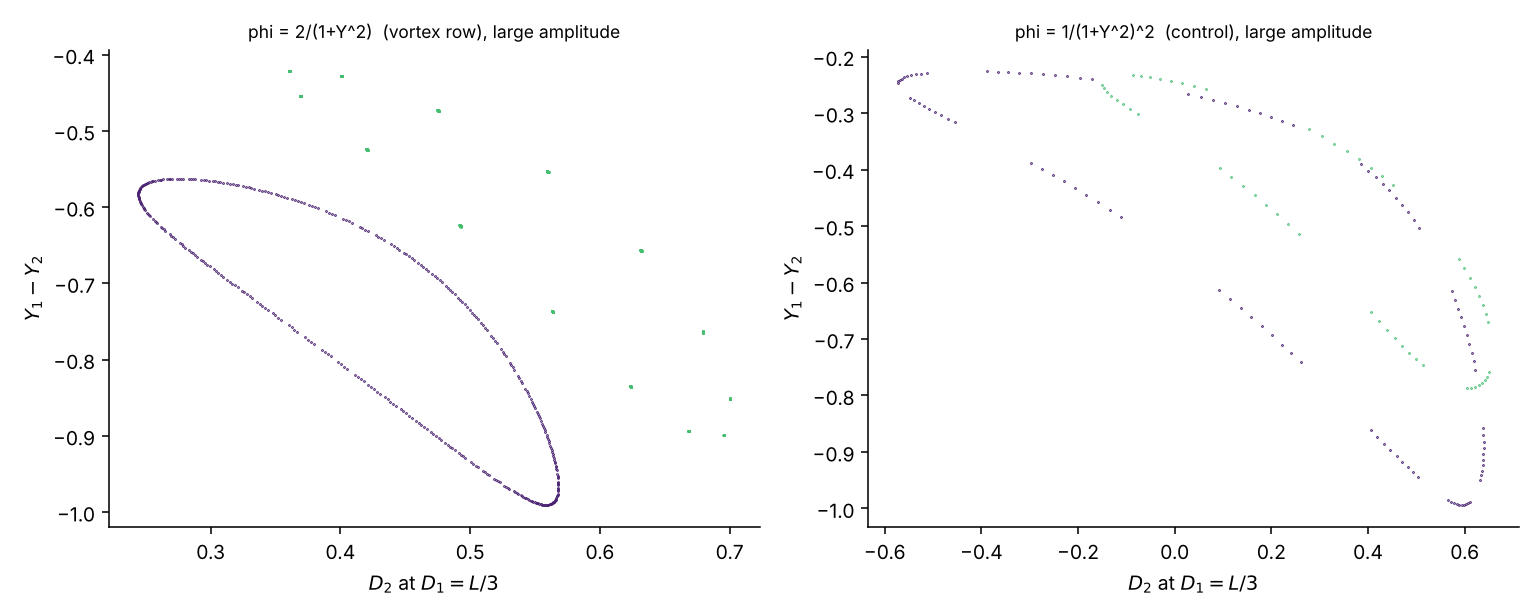

The Python source for this figure:
"""Discriminating test: N = 3 Poincare sections at LARGE amplitude for the vortex row (phi = 2/(1+Y^2)) vs the control
phi = 1/(1+Y^2)^2. Near-integrable systems develop chaotic layers far from equilibrium; exactly integrable ones do not.
Usage: python poincare_strong.py -> poincare_strong.png, poincare_strong.out"""
import numpy as np
from phi_family import rhs_phi
from poincare_phi import section, N, L
PHIS = {'2/(1+Y^2)  (vortex row)': (lambda Y: 2/(1 + Y**2), lambda Y: -4*Y/(1 + Y**2)**2),
        '1/(1+Y^2)^2  (control)': (lambda Y: 1/(1 + Y**2)**2, lambda Y: -4*Y/(1 + Y**2)**3)}
rng = np.random.default_rng(9); Y0 = -1.2
ics = [(Y0 + rng.uniform(-1.2, 1.2), Y0 + rng.uniform(-1.2, 1.2), Y0 + rng.uniform(-1.2, 1.2), L/3 + rng.uniform(-0.5, 0.5)) for _ in range(24)]
import matplotlib; matplotlib.use('Agg'); import matplotlib.pyplot as plt
fig, ax = plt.subplots(1, 2, figsize=(11, 4.4)); cols = plt.cm.viridis(np.linspace(0, 0.95, len(ics))); out = open('poincare_strong.out', 'w')
for a, (name, (phi, dphi)) in zip(ax, PHIS.items()):
    secs = section(rhs_phi(phi, dphi, L), ics, 6000.0)
    for c, sct in zip(cols, secs):
        if len(sct) > 20: a.plot(sct[:, 0], sct[:, 1], '.', ms=0.8, color=c)
    a.set_title(f'phi = {name}, large amplitude', fontsize=9); a.set_xlabel('$D_2$ at $D_1 = L/3$'); a.set_ylabel('$Y_1 - Y_2$')
    a.spines[['top', 'right']].set_visible(False)
    line = f'{name}: crossings per trajectory {[len(s) for s in secs]}'; print(line, flush=True); out.write(line + '\n')
fig.tight_layout(); fig.savefig('poincare_strong.png', dpi=140); print('saved')
